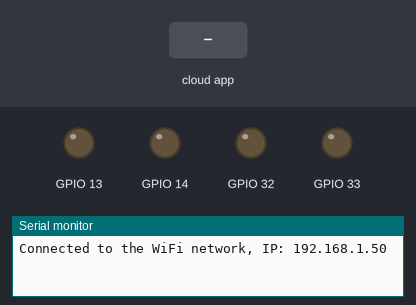
The program below on a simulated ESP32. Parts: output pins drawn as LEDs (lit = HIGH), the last lines printed to the serial monitor. The inputs (shaded band) are chosen by the test bench. WiFi joins after 1.5 s; servers stay silent unless stated.

Above: at 2.7 s.
2.8 s: the phone or cloud app sets Desk.Position.1 to 0
At 3.6 s:
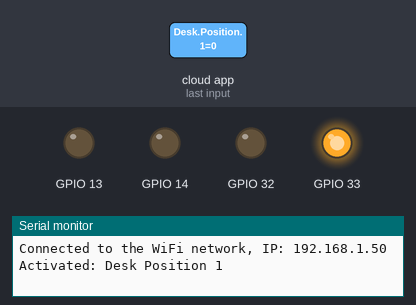
5.3 s: the phone or cloud app sets Desk.Position.2 to 0
At 5.9 s:
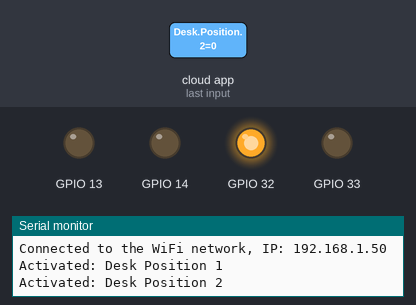
7.8 s: the phone or cloud app sets Desk.Position.3 to 0
At 8.6 s:
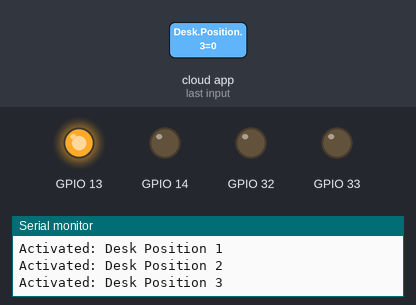
10.3 s: the phone or cloud app sets Desk.Position.4 to 0
At 10.8 s:
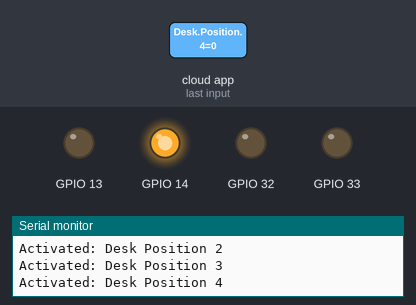
Timing chart, 0 to 13.3 s (numbered marks = the images above; inputs shaded):
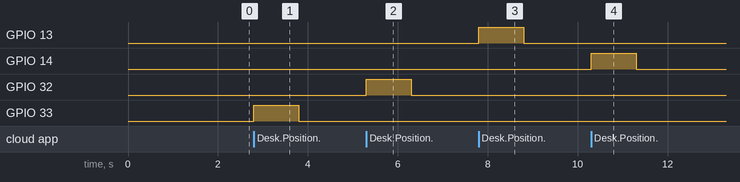

Measured:
- after the input at 2.8 s, GPIO 33: LOW → HIGH at once, → LOW 1.0 s later
- after the input at 5.3 s, GPIO 32: LOW → HIGH at once, → LOW 1.0 s later
- after the input at 7.8 s, GPIO 13: LOW → HIGH at once, → LOW 1.0 s later
- after the input at 10.3 s, GPIO 14: LOW → HIGH at once, → LOW 1.0 s later

The program:

main.cpp
```cpp
#include <Arduino.h>
#include "WiFi.h"
#include <fauxmoESP.h>
#include <map>

fauxmoESP fauxmo;

const char *ssid = "your_ssid_here";
const char *password = "your_password_here";

unsigned long reconnectPreviousMillis = 0;
unsigned long reconnectInterval = 30000;

typedef struct
{
  char *name;
  int pin;
} DeskButton;

DeskButton deskButtons[] = {
    {"Desk Position 1", 33},
    {"Desk Position 2", 32},
    {"Desk Position 3", 13},
    {"Desk Position 4", 14},
};

std::map<int, int> idToPinMap;

void connectToWifi()
{
  WiFi.mode(WIFI_STA);
  WiFi.begin(ssid, password);

  while (WiFi.status() != WL_CONNECTED)
  {
    delay(300);
  }

  Serial.print("Connected to the WiFi network, IP: ");
  Serial.println(WiFi.localIP());
}

void reconnectWifi()
{
  unsigned long currentMillis = millis();
  if (currentMillis - reconnectPreviousMillis >= reconnectInterval)
  {
    Serial.println("Reconnecting to WiFi...");
    WiFi.disconnect();
    WiFi.reconnect();
    reconnectPreviousMillis = currentMillis;
  }
}

void handleSetState(unsigned char device_id, const char *device_name, bool state, unsigned char value);

void setup()
{
  for (auto const &button : deskButtons)
  {
    auto pin = button.pin;
    auto name = button.name;

    digitalWrite(pin, LOW);
    pinMode(pin, OUTPUT);

    int id = fauxmo.addDevice(name);

    idToPinMap[id] = pin;
  }

  Serial.begin(9600);

  connectToWifi();

  fauxmo.setPort(80);
  fauxmo.enable(true);

  fauxmo.onSetState(handleSetState);
}

void loop()
{
  if (WiFi.status() != WL_CONNECTED)
  {
    reconnectWifi();
  }
  fauxmo.handle();
}

void handleSetState(unsigned char device_id, const char *device_name, bool state, unsigned char value)
{
  auto pin = idToPinMap[device_id];

  Serial.println("Activated: " + String(device_name));

  digitalWrite(pin, HIGH);
  delay(1000);
  digitalWrite(pin, LOW);
}
```
